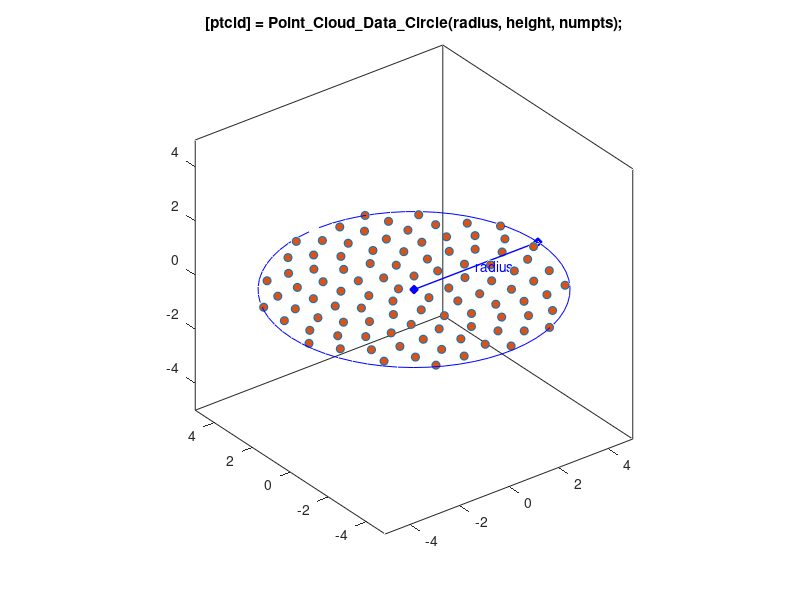

Recreate this plot in MATLAB.
function ptcld = Point_Cloud_Data_Circle(radius,numpts,varargin)
%Point_Cloud_Data_Circle Produce point cloud for area within a circle
%   [ptcld] = Point_Cloud_Data_Circle(radius,numpts)
%   
%   You can specify:
%       radius    circle radius
%       numpts    number of points
%
%   Point cloud data will be centered at [0,0,0]
%
% Copyright 2021-2024 The MathWorks, Inc.

% Default data to show diagram
if (nargin == 0)
    radius = 5;
    numpts = 100;
    showplot = 'plot';
end

% Check if plot should be produced
if (isempty(varargin))
    showplot = 'n';
else
    showplot = varargin;
end

ptcld=[0 0 0];
golden_angle = pi * (3 - sqrt(5));

for i = 1:numpts
    theta = i*golden_angle;
    r = sqrt(i)/sqrt(numpts);
    ptcld(i,:) = [r*cos(theta) r*sin(theta) 0]*radius;
end


% Plot diagram to show parameters and extrusion
if (nargin == 0 || strcmpi(showplot,'plot'))
    
    % Figure name
    figString = ['h1_' mfilename];
    % Only create a figure if no figure exists
    figExist = 0;
    fig_hExist = evalin('base',['exist(''' figString ''')']);
    if (fig_hExist)
        figExist = evalin('base',['ishandle(' figString ') && strcmp(get(' figString ', ''type''), ''figure'')']);
    end
    if ~figExist
        fig_h = figure('Name',figString);
        assignin('base',figString,fig_h);
    else
        fig_h = evalin('base',figString);
    end
    figure(fig_h)
    clf(fig_h)
    
    temp_colororder = get(gca,'defaultAxesColorOrder');
    
    plot3(ptcld(:,1),ptcld(:,2),ptcld(:,3),'o','MarkerFaceColor',temp_colororder(2,:))
    hold on
    
    angles = 0:0.1:2*pi;
    plot3(sin(angles)*radius,cos(angles)*radius,zeros(size(angles)),'b')
    plot3([0 radius],[0 0],[0 0],'b-d','MarkerFaceColor','b','LineWidth',1)
    text(radius/2,0,0,'radius','Color','blue')

    title(['[ptcld] = Point\_Cloud\_Data\_Circle(radius, height, numpts);']);
    hold off
    box on
    axis equal
    grid off
end